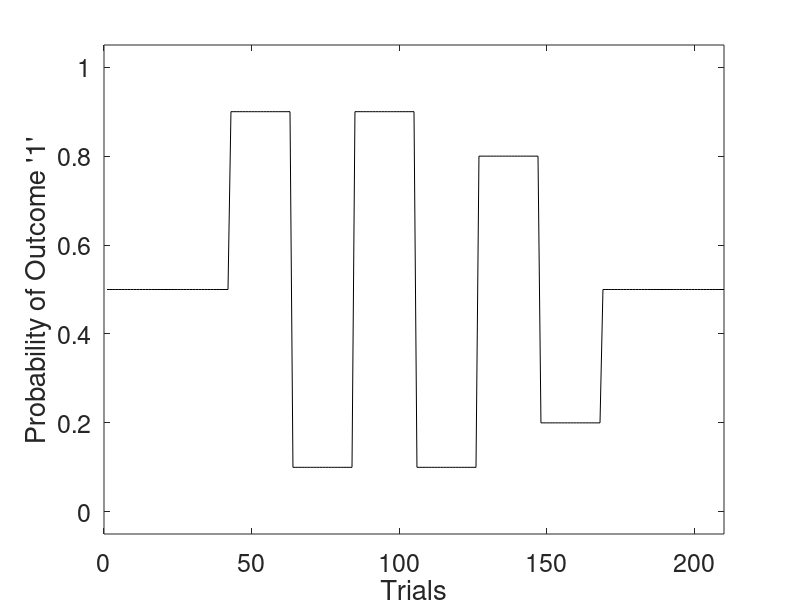
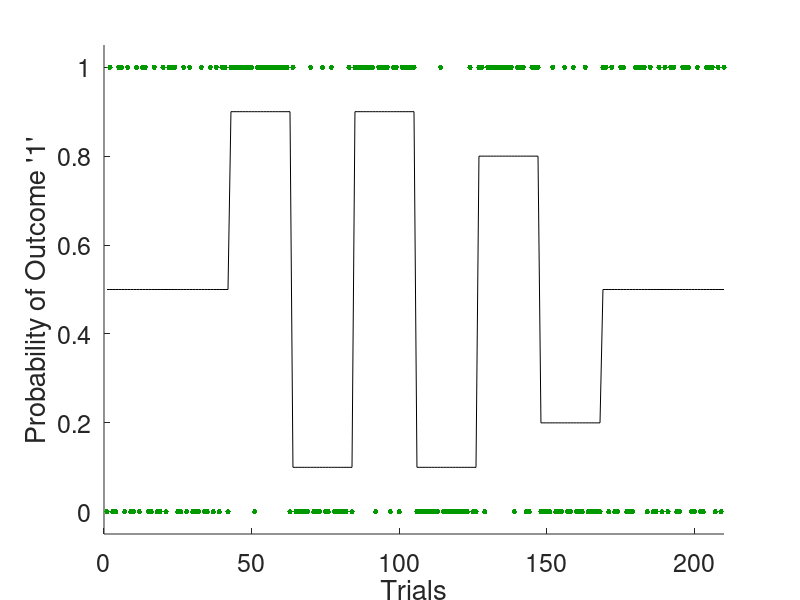

MATLAB code for these plots, in order: (Note: this script raises an error after producing the figures.)
%--------------------------------------------------------------------------
% The purpose of this tutorial is to show you the first steps to enable you
% to use the HGF and it consists of several parts:
%
% PART 1: Generating an experimental design 
%   -> Generating a probability structure 
%   -> Generate corresponding experimental inputs
%
% PART 2: Simulating an ideal observer
%   -> Estimating Bayes-optimal parameters given the input structure 
%   -> Simulating responses of an ideal observer
%
% PART 3: Model inversion
%   -> Inverting the HGF model
%   -> Inspect parameter identifiability 
%   -> Visualize inferred belief trajectories.
%
% PART 4: Invert a Rescorla-Wagner model
%   -> Inverting the Rescorla-Wagner model
%   -> Compare learning rates of the two models
%
%--------------------------------------------------------------------------


%% Defaults
% Sets axis font size (this may depend on your screen size, you can
% increase it to 20, if the font is too small).
set(0,'defaultAxesFontSize', 18); 
random_seed = 999; % Random seed for simulations


%% PART 1: Generate probability structure 
% Array that indicates the probability of the binary outcome = 1 for each
% experimental block
prob_struct = [0.5, 0.5, 0.9, 0.1, 0.9, 0.1, 0.8, 0.2, 0.5, 0.5];
n_trials    = 21;                  % Number of trials within a block
n_blocks    = length(prob_struct); % Number of blocks
last_trial  = n_trials*n_blocks;   % Get last trial (for plotting)

% Create the volatility structure for all trials
vol_struct = repmat(prob_struct, n_trials, 1); 
vol_struct = vol_struct(:);

% Let's see what it looks like
figure('units','normalized','outerposition',[0 0 1 1])
plot(vol_struct, 'k');
xlim([0, last_trial]);
ylim([-0.05, 1.05]);
xlabel('Trials')
ylabel('Probability of Outcome ''1''')


%% PART 1: Generate input for a task
% Now let's generate some input sequence by sampling from the true 
% probabilities
rng(random_seed); % Set random seed to make sure, we all see the same results
u = binornd(1, vol_struct);

% Let's add them to the plot
figure('units','normalized','outerposition',[0 0 1 1])
hold on;
plot(vol_struct, 'k');
plot(u,'.', 'Color', [0 0.6 0], 'MarkerSize', 12);
hold off;
xlim([0, last_trial]);
ylim([-.05, 1.05]);
xlabel('Trials')
ylabel('Probability of Outcome ''1''')


%% PART 2: Obtain Bayes-optimal parameters
% We will now simulate parameters of an artifical learner that sees the
% input we just generated. This is useful for example to determine starting
% values, when inverting the behavioral data of actual participants or to
% verify identifiability of parameters or a model space a priori.

% Get Bayes optimal parameters given the input
bopars = tapas_fitModel([], u,...           % experimental input
    'tapas_hgf_binary_config',...           % perceptual model function
    'tapas_bayes_optimal_binary_config',... % observational model function
    'tapas_quasinewton_optim_config');      % optimization function
tapas_hgf_binary_plotTraj(bopars);
hold on; plot(vol_struct,'k:'); hold off; % Plot volatility structure 

% The only parameter whose Bayes optimal values we've estimated is $\omega$. 
% This is the tonic volatility in the HGF. At the first level, $\omega_1$ 
% is undefined (NaN) because in the binary HGF the first level is discrete, 
% not continuous. 
% At the second level, we find an optimal value of, for example, 
% $\omega_2=-3.43$, and at the third level one of, for example, 
% $\omega_3=-6.01$ (this will vary on different runs of this script).
% 
% The other parameters are fixed to a particular value because their prior 
% variance has been set to zero in the configuration file 
% tapas_hgf_binary_config.m. This means that their posterior means,
% displayed here, are the same as the prior means set in 
% tapas_hgf_binary_config.m.
% 
% Their meanings are:% 
% * $\mu_0$ and $\sigma_0$ are the initial values of the perceptual state
% * $\rho$ is a drift parameter, fixed to zero (ie, no drift) in this 
% example
% * $\kappa$ is a parameter that describes the coupling between the 
% different levels of the HGF, fixed to 1 in this example
% 
% For model comparison purposes, several measures of model quality are given 
% by fitModel. The most important of these is the log-model evidence (LME).


%% PART 2: Simulate behaviour of an ideal observer
% We will now simulate how this agent would respond to seeing this input.
sim = tapas_simModel(u,...
    'tapas_hgf_binary', bopars.p_prc.p,...
    'tapas_unitsq_sgm', 5,...
    random_seed);
tapas_hgf_binary_plotTraj(sim);
hold on; plot(vol_struct, 'k:'); hold off; % Plot volatility structure 

% We simulate an agent's responses using the simModel function. To do 
% that, we simply choose the optimal values for the parameters. 
% But in addition to the perceptual model _hgf_binary_, we now 
% need a response model. Here, we take the unit square sigmoid model, 
% tapas_unitsq_sgm_, with parameter $\zeta=5$. The last argument is an 
% optional seed for the random number generator.


%% PART 3: Model Inversion
% Now, we will invert the model on the experimental input (u) and the
% responses we just simulated (y). If you are inverting the model using
% real data you need to pass participants' responses instead of sim.y to
% tapas_fitModel.

est = tapas_fitModel(sim.y, sim.u,...
    'tapas_hgf_binary_config',...
    'tapas_unitsq_sgm_config',...
    'tapas_quasinewton_optim_config');

% When we inspect the parameters that we used to simulate behavior (found
% in the 'sim' structure) and the recovered parameters that we obtained 
% from inverting the model on the simulated responses (found in the 'est'
% structure), we see that they closely correspond to each other. Good.
fprintf('Parameters of ideal observer:\n omega: %.4f\n theta: %.4f\n\n',...
    sim.p_prc.om(end), sim.p_prc.th)
fprintf('Recovered parameters:\n omega: %.4f\n theta: %.4f\n\n',...
    est.p_prc.om(end), est.p_prc.th)


%% PART 3: Investigate parameter identifiability
% To check how well the parameters could be identified, we can take a look 
% at their posterior correlation. This gives us an idea to what degree 
% changing one parameter value can be compensated by changing another. Of 
% course changing a parameter is fully equivalent to changing that same 
% parameter, therefore the values on the diagonal of the correlation matrix 
% are all 1. However, it would be worrisome if changing one parameter's 
% value were equivalent to changing another in the same direction 
% (correlation = +1) or in the opposite direction (correlation = -1). In 
% these cases the two parameters cannot be identified independently and 
% one of them needs to be fixed. The other parameter can then be estimated 
% conditional on the value of the one that has been fixed.

tapas_fit_plotCorr(est)
colormap(flipud(gray))                 % Change colormap to gray
add_values_to_imagesc(est.optim.Corr); % Add correlation values to plot
 
% In this case, there is nothing to worry about. Unless their correlation 
% is very close to +1 or -1, two parameters are identifiable, meaning that 
% they describe distinct aspects of the data.

% The posterior parameter correlation matrix is stored in est.optim.Corr
disp(est.optim.Corr)
 
% While the posterior parameter covariance matrix is stored in 
% est.optim.Sigma
disp(est.optim.Sigma)

% Posterior means
% The posterior means of the estimated as well as the fixed parameters can 
% be found in est.p_prc for the perceptual model and in est.p_obs for the 
% observation model:
disp(est.p_prc)
disp(est.p_obs)
 
% The posterior means are contained in these structures separately by name 
% (e.g., om for $\omega$) as well as jointly as a vector $p$ in their 
% native space and as a vector $p_{\mathrm{trans}}$ in their transformed 
% space (ie, the space they are estimated in). For details, see the manual.


%% PART 3: Inferred belief trajectories
% As with the simulated trajectories, we can plot the inferred belief 
% trajectories implied by the estimated parameters.
tapas_hgf_binary_plotTraj(est);
hold on; plot(vol_struct, 'k:'); hold off; % Plot volatility structure 

% These trajectories can be found in est.traj:
disp(est.traj);


%% PART 4: Inverting a Reescorla-Wagner Model
% Next, let's try to fit the same data using a different perceptual model 
% while keeping the same response model. We will take the Rescorla-Wagner
% model, which can be found in tapas_rw_binary.

est_rw = tapas_fitModel(sim.y,...
                       sim.u,...
                       'tapas_rw_binary_config',...
                       'tapas_unitsq_sgm_config',...
                       'tapas_quasinewton_optim_config');
                   
% The single estimated perceptual parameter is the constant learning rate 
% $\alpha$.

% Just as for _hgf_binary_, we can plot posterior correlations and inferred 
% trajectories for this model.

% Plot Correlation
tapas_fit_plotCorr(est_rw)
colormap(flipud(gray))                 % Change colormap to gray
add_values_to_imagesc(est_rw.optim.Corr); % Add correlation values to plot

% Plot Trajectory
tapas_rw_binary_plotTraj(est_rw);
hold on; plot(vol_struct, 'k:'); hold off; % Plot volatility structure 


%% PART 4: Compare learning rates: HGF versus Rescorla-Wagner
% Now let's compare the learning rates for the two models. To do this, we
% first need to compute them.
lr_rw = est_rw.p_prc.al.*ones(size(est_rw.traj.v(:,1),1),1);
lr_hgf_lvl1 = est.traj.muhat(:,1).*(1-est.traj.muhat(:,1)).*est.traj.sahat(:,2);
lr_hgf_lvl3 = est.traj.sahat(:,3).*est.traj.w(:,2);

% Now we can plot them.
figure('units','normalized','outerposition',[0 0 1 1])
hold on;
plot(lr_rw, 'b');
plot(lr_hgf_lvl1, 'r');
plot(lr_hgf_lvl3, 'c');
plot(u,'.', 'Color', [0 0.6 0], 'MarkerSize', 12); % Plot input
plot(vol_struct, 'k:'); % Plot volatility structure
hold off;
xlim([1 last_trial]);
ylim([-0.05, 1.05])
title('Learning Rates: RW versus HGF');
xlabel('Trials');
ylabel('Learning Rates');
legend('RW', 'HGF LVL1', 'HGF LVL3', 'Input', 'Probability',...
    'Position', [0.78 0.6 0.1 0.2]);


